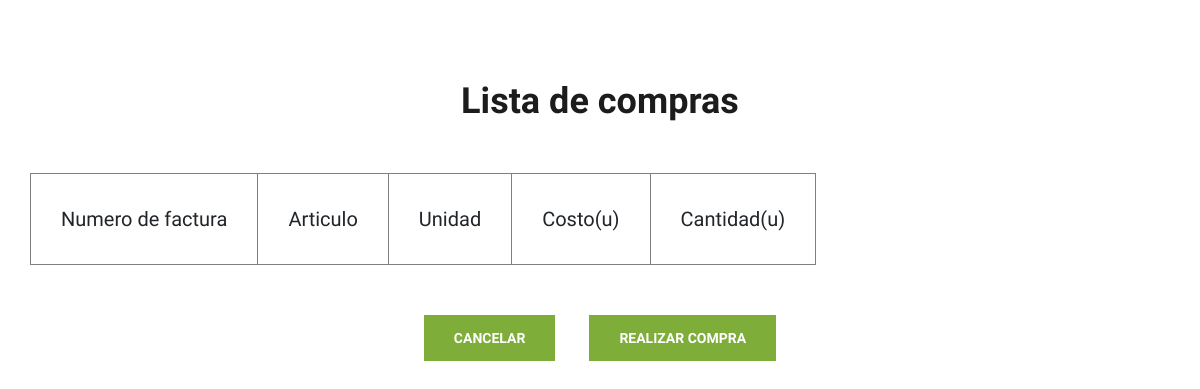
The app's page /articulos/listaCompra, older data.
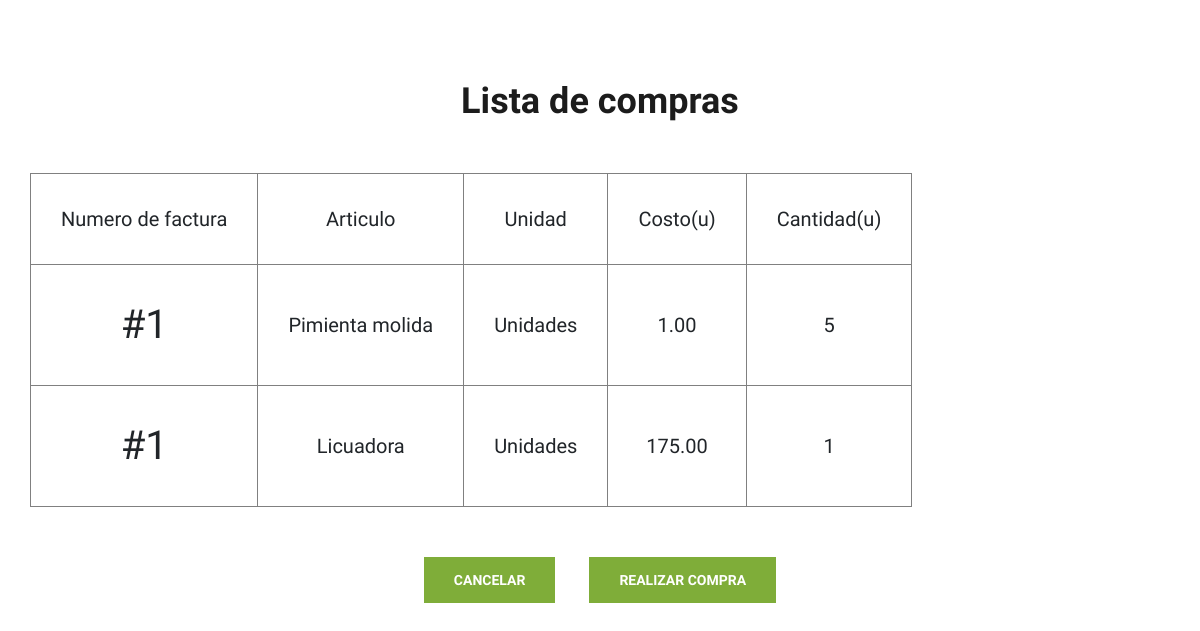
The same page, newer data.
### articulos/models.py (models this page shows, shortened)
class Salida_Detalle(models.Model):
	class Meta:
		unique_together = (('SalDetCabCod', 'SalDetArtCod'),)
		verbose_name_plural = 'Detalles de salida de productos'
	SalDetCabCod	= models.ForeignKey(Salida_Cabecera, verbose_name='Número de factura', on_delete=models.CASCADE)
	SalDetArtCod	= models.ForeignKey(Articulo, verbose_name='Artículo', on_delete=models.CASCADE)
	SalDetPreCod	= models.ForeignKey(Presentacion, verbose_name='Unidad de medida', on_delete=models.CASCADE)
	SalDetCosUni	= models.DecimalField(verbose_name='Costo unitario', max_digits=10, decimal_places=2)
	SalDetCan		= models.IntegerField(verbose_name='Cantidad')

class Articulo(models.Model):
	ArtCod		= models.CharField(verbose_name='Código del artículo', max_length=15, primary_key=True)
	ArtNom		= models.CharField(verbose_name='Nombre', max_length=30)
	ArtDes		= models.CharField(verbose_name='Descripción', max_length=100, blank=True, null=True)
	ArtCatCod	= models.ForeignKey(Categoria, verbose_name='Categoría', on_delete=models.CASCADE)
	ArtCosUni	= models.DecimalField(verbose_name='Costo unitario', max_digits=5, decimal_places=2)
	ArtSitAct	= models.BooleanField(verbose_name='Disponible', default=True)
	ArtSto		= models.IntegerField(verbose_name='Cantidad en stock', default=1)
	ArtSalDet	= models.ManyToManyField(Salida_Cabecera, through='Salida_Detalle')

### salidas/models.py (models this page shows)
class Salida_Cabecera(models.Model):
	SalCabFec	= models.DateField(verbose_name='Fecha')
	class Meta:
		verbose_name_plural = 'Salidas de productos'
	def __str__(self):
		return '#' + str(self.id)

### presentaciones/models.py (models this page shows, shortened)
class Presentacion(models.Model):
	PreCod		= models.CharField(verbose_name='Código de la presentación', max_length=10, primary_key=True)
	PreDes		= models.CharField(verbose_name='Descripción', max_length=20)
	class Meta:
		verbose_name_plural = 'Presentaciones'

### articulos/views.py (the view)
# urls.py: path("listaCompra",views.listaCompra , name="registrarCompra"),
def listaCompra(request):
    compras = Salida_Detalle.objects.all()
    return render(request , "listaCompra.html" , context={"compras":compras})

### articulos/templates/listaCompra.html (shortened to what this page needs)
{% load static %}
<!DOCTYPE html>
<html>
<head>
    <link rel="stylesheet" href="{% static 'css/bootstrap.min.css' %}" type="text/css">
    <link rel="stylesheet" href="{% static 'css/font-awesome.min.css' %}" type="text/css">
    <link rel="stylesheet" href="{% static 'css/elegant-icons.css' %}" type="text/css">
    <link rel="stylesheet" href="{% static 'css/nice-select.css' %}" type="text/css">
    <link rel="stylesheet" href="{% static 'css/jquery-ui.min.css' %}" type="text/css">
    <link rel="stylesheet" href="{% static 'css/owl.carousel.min.css' %}" type="text/css">
    <link rel="stylesheet" href="{% static 'css/slicknav.min.css' %}" type="text/css">
    <link rel="stylesheet" href="{% static 'css/style.css' %}" type="text/css">
</head>
<body>
	<div class="contact-form spad">
        <div class="container">
            <div class="row">
                <div class="col-lg-12">
                    <div class="contact__form__title">
                        <h2>Lista de compras</h2>
                    </div>
                </div>
            </div>
            <div>
                <div style="text-align: center;">
                    <table>
                        <tr>
                            <td style="border: 1px gray solid; padding:30px; font-size: 20px;">
                                Numero de factura
                            </td>
                            <td style="border: 1px gray solid; padding:30px; font-size: 20px;">
                                Articulo
                            </td>
                            <td style="border: 1px gray solid; padding:30px; font-size: 20px;">
                                Unidad
                            </td>
                            <td style="border: 1px gray solid; padding:30px; font-size: 20px;">
                                Costo(u)
                            </td>
                            <td style="border: 1px gray solid; padding:30px; font-size: 20px;">
                                Cantidad(u)
                            </td>
                        </tr>
                        {% for compra in compras %}
                        <tr>
                            <td style="border: 1px gray solid; padding:30px; font-size: 40px;">
                                {{compra.SalDetCabCod}}
                            </td>
                            <td style="border: 1px gray solid; padding:30px; font-size: 20px;">
                                {{compra.SalDetArtCod.ArtNom}}
                            </td>
                            <td style="border: 1px gray solid; padding:30px; font-size: 20px;">
                                {{compra.SalDetPreCod.PreDes}}
                            </td>
                            <td style="border: 1px gray solid; padding:30px; font-size: 20px;">
                                {{compra.SalDetCosUni}}
                            </td>
                            <td style="border: 1px gray solid; padding:30px; font-size: 20px;">
                                {{compra.SalDetCan}}
                            </td>
                        </tr>
                        {% endfor %}
                    </table>
                    <div style="padding: 50px;">
                        <div class="col-lg-12 text-center"style="display: inline">
                            <a  href="/" class="site-btn">Cancelar</a>
                        </div>
                        <div class="col-lg-12 text-center"style="display: inline">
                            <a href="./registroCompra" class="site-btn">Realizar Compra</a>
                        </div>
                    </div>
                </div>
            </div>
        </div>
    </div>
</body>

Row changes from the older to the newer data that the page shows:
added Salida_Detalle: SalDetCabCod "#1", SalDetArtCod.ArtNom "Pimienta molida", SalDetPreCod.PreDes "Unidades", SalDetCosUni "1.00", SalDetCan "5"
added Salida_Detalle: SalDetCabCod "#1", SalDetArtCod.ArtNom "Licuadora", SalDetPreCod.PreDes "Unidades", SalDetCosUni "175.00", SalDetCan "1"
